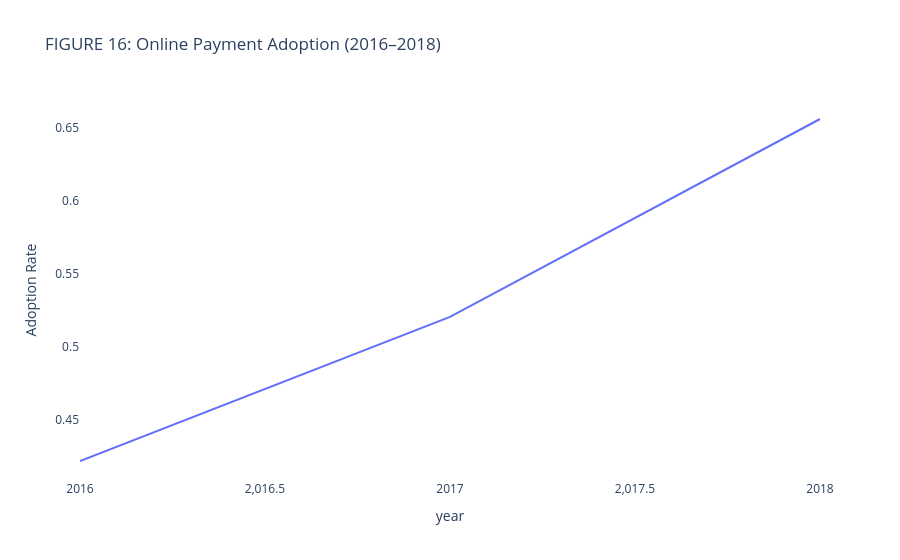

The cell this chart's notebook holds for it:
### Markdown cell above
#### Q: How has online payment adoption evolved from 2016 to 2018?

### Code cell
# Extract year from created_at
df['year'] = df['created_at'].dt.year

adopt_df = df.groupby('year')['is_online'].mean().reset_index()

fig = px.line(
    adopt_df,
    x='year',
    y='is_online',
    title='FIGURE 16: Online Payment Adoption (2016–2018)',
    labels={'is_online': 'Adoption Rate'}
)

fig.update_layout(plot_bgcolor='white')
fig.show()

### Figure 1 — Plotly figure (JSON) as saved in the notebook; plotly's stock layout.template omitted (floating-point values rounded to 4 significant figures)
{"data": [{"hovertemplate": "year=%{x}<br>Adoption Rate=%{y}<extra></extra>", "legendgroup": "", "line": {"color": "#636efa", "dash": "solid"}, "marker": {"symbol": "circle"}, "mode": "lines", "name": "", "orientation": "v", "showlegend": false, "type": "scatter", "x": [2016, 2017, 2018], "xaxis": "x", "y": [0.4221, 0.5205, 0.6557], "yaxis": "y"}], "layout": {"legend": {"tracegroupgap": 0}, "plot_bgcolor": "white", "title": {"text": "FIGURE 16: Online Payment Adoption (2016–2018)"}, "xaxis": {"anchor": "y", "domain": [0, 1], "title": {"text": "year"}}, "yaxis": {"anchor": "x", "domain": [0, 1], "title": {"text": "Adoption Rate"}}}}
